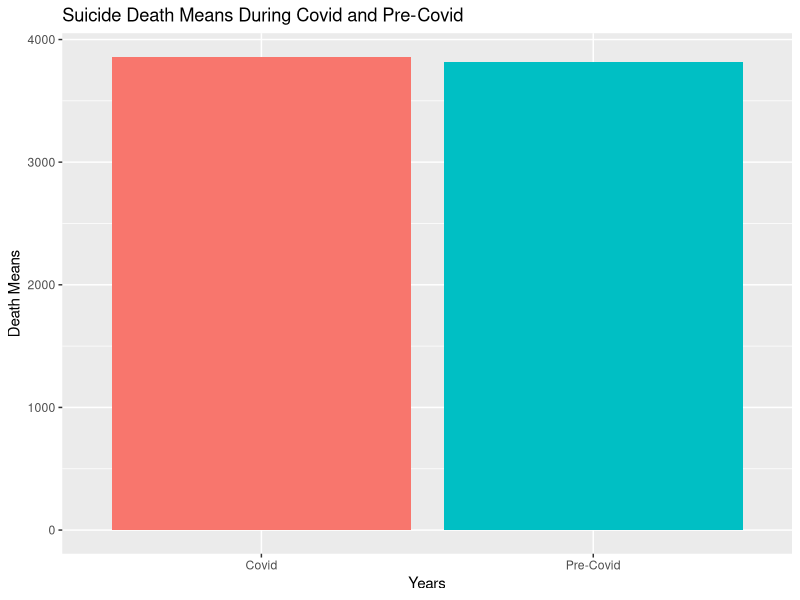
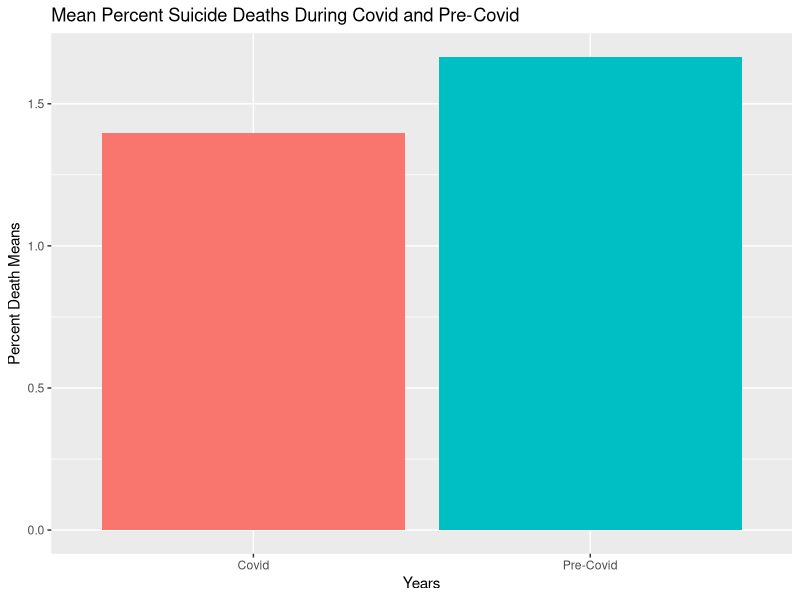
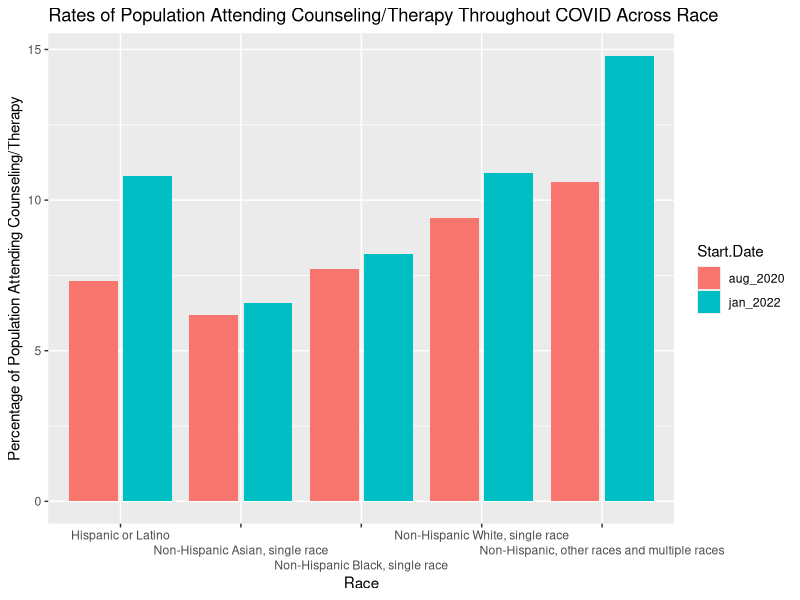
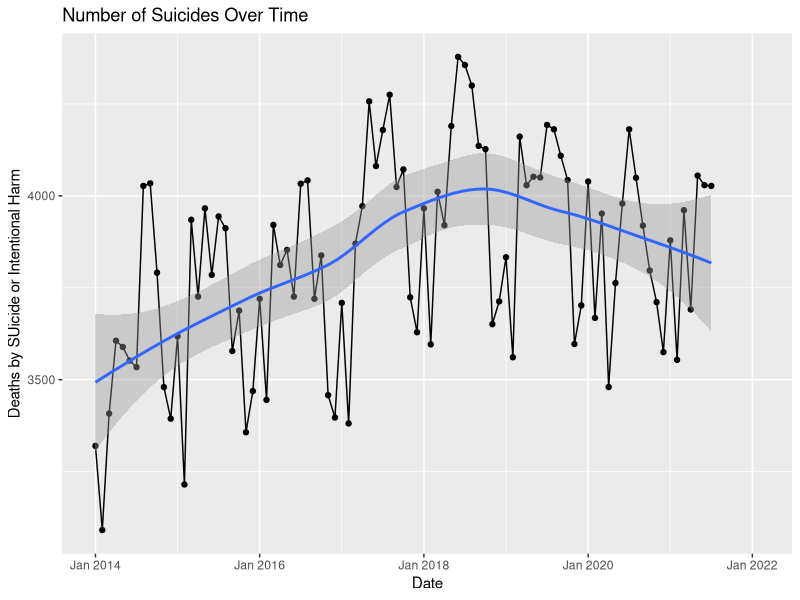
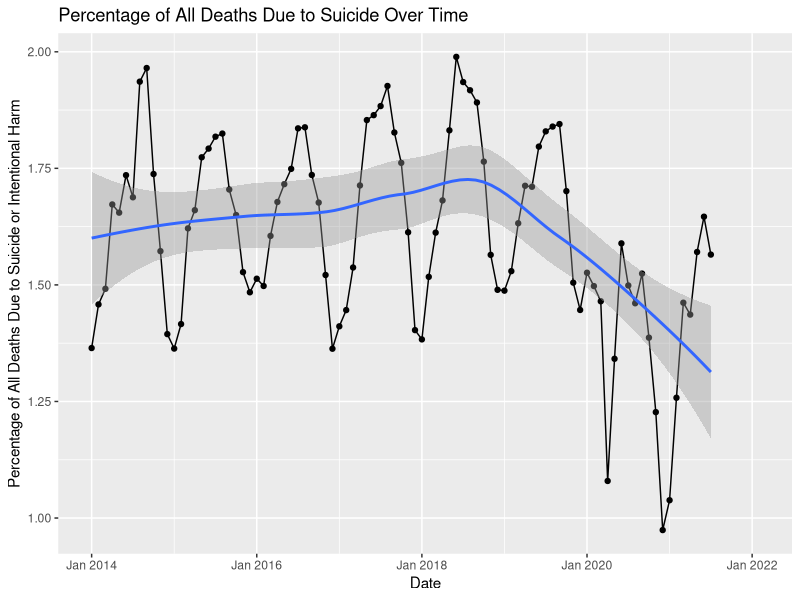
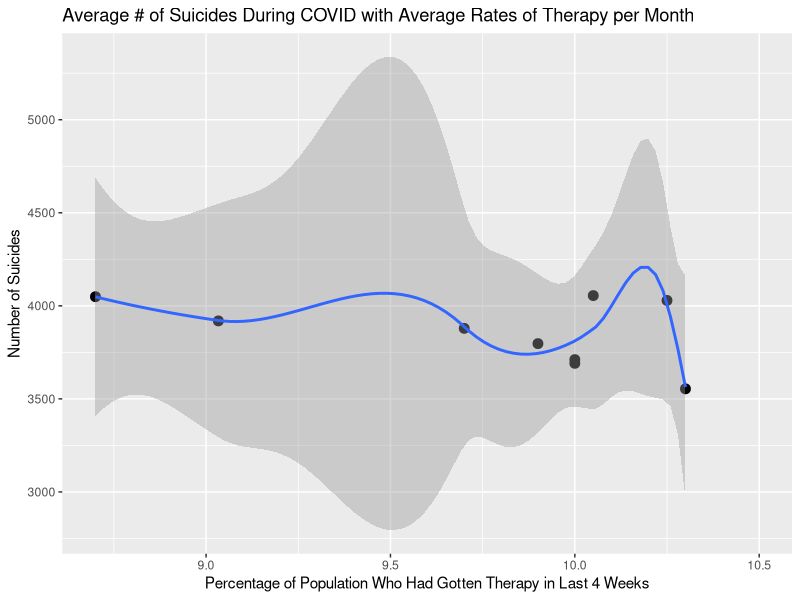
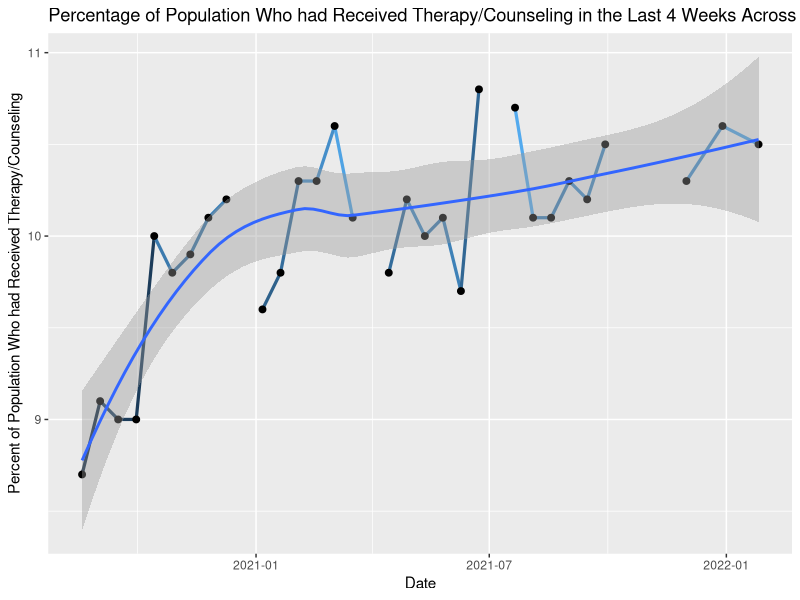

These figures' R source, in order:
library(tidyr)
library(dplyr)
library(tidyverse)
# Need to install.packages("zoo")
library(zoo)

# Data Prep

deaths_pre_covid <- read.csv("./data/deaths_pre_covid.csv",
                             stringsAsFactors = FALSE) %>%
  select(Year, Month, All.Cause, Intentional.Self.Harm..Suicide.) %>%
  mutate(suicide_percent_total_deaths = (Intentional.Self.Harm..Suicide. / All.Cause) * 100)
  
deaths_covid <- read.csv("./data/deaths_covid.csv",
                         stringsAsFactors = FALSE) %>%
  select(Year, Month, All.Cause, Intentional.Self.Harm..Suicide.) %>%
  mutate(suicide_percent_total_deaths = (Intentional.Self.Harm..Suicide. / All.Cause) * 100)

## Combines both Deaths dataframes into one.
deaths_pre_post_covid <- rbind(deaths_pre_covid, deaths_covid)
deaths_pre_post_covid$Date <- as.yearmon(paste(deaths_pre_post_covid$Year, deaths_pre_post_covid$Month), "%Y %m")

mental_care <- read.csv("./data/mental_care.csv",
                        stringsAsFactors = FALSE)
mental_care$Start.Date <- strptime(mental_care$Time.Period.Start.Date, format = "%m/%d/%Y")
mental_care$Start.Date = as.Date(mental_care$Start.Date, format = "%m/%d%/%Y")

## Filters the mental_care dataset by receiving counseling/therapy and within all subgroups.
therapy_rate <- mental_care %>%
  filter(Indicator == "Received Counseling or Therapy, Last 4 Weeks", Subgroup == "United States")

## Filters the mental dataset by receiving counseling/therapy and by race.
race_therapy <- mental_care %>%
  filter(Indicator == "Received Counseling or Therapy, Last 4 Weeks", Group == "By Race/Hispanic ethnicity") %>%
  filter(Start.Date == "2020-08-19" | Start.Date == "2022-01-26") %>%
  select(Subgroup, Value, Start.Date) %>%
  pivot_wider(names_from = Start.Date, values_from = Value)

# Graphs and Visualizations

## These averages show an increase in suicides until 2020, when it drops.
average_suicides_2014 <- deaths_pre_covid %>%
  filter(Year == "2014")
average_suicides_2014 <- round(mean(average_suicides_2014$Intentional.Self.Harm..Suicide.))

average_suicides_2017 <- deaths_pre_covid %>%
  filter(Year == "2017")
average_suicides_2017 <- round(mean(average_suicides_2017$Intentional.Self.Harm..Suicide.))

average_suicides_2020 <- deaths_covid %>%
  filter(Year == "2020")
average_suicides_2020 <- round(mean(average_suicides_2020$Intentional.Self.Harm..Suicide.))



## Rates of suicide seem to be going up due to higher numbers
suicide_death_plot <- ggplot(deaths_pre_post_covid, aes(x = Date, y = Intentional.Self.Harm..Suicide., group = 1)) +
  geom_line() +
  geom_point() +
  geom_smooth() +
  labs(title = "Number of Suicides Over Time", x = "Date", y = "Deaths by SUicide or Intentional Harm")
## But if you plot the percent of total deaths from suicide, you can see a large drop in suicide rates! Could this be from higher telehealth usage?
suicide_percent_plot <- ggplot(deaths_pre_post_covid, aes(x = Date, y = suicide_percent_total_deaths, group = 1)) +
  geom_line() +
  geom_point() +
  geom_smooth() +
  labs(title = "Percentage of All Deaths Due to Suicide Over Time", x = "Date", y = "Percentage of All Deaths Due to Suicide or Intentional Harm")

## Calculating and graphing the mean suicide rates precovid and 2020
pre_mean <- mean(deaths_pre_covid$Intentional.Self.Harm..Suicide.)
covid_mean <- mean(deaths_covid$Intentional.Self.Harm..Suicide., na.rm = TRUE)

pre_mean_percent <- mean(deaths_pre_covid$suicide_percent_total_deaths)
covid_mean_percent <- mean(deaths_covid$suicide_percent_total_deaths, na.rm = TRUE)

#Making dataframe from values to graph
covid <- c("Pre-Covid", "Covid")
mean_deaths <- c(pre_mean, covid_mean)

mean_deaths_df <- data.frame(covid, mean_deaths)

#percent dataframe
perc_deaths <- c(pre_mean_percent, covid_mean_percent)
perc_deaths_df <- data.frame(covid, perc_deaths)

#Graphs
mean_plot <- ggplot(mean_deaths_df, aes(x = covid, y = mean_deaths, fill = covid)) +
  geom_bar(stat="identity",position="dodge") +
  scale_fill_discrete(name="Year",
                      breaks=c(1, 2),
                      labels=c("Pre-Covid", "Covid"))+
  labs(title = "Suicide Death Means During Covid and Pre-Covid", x = "Years", y ="Death Means")
## the means do not differ, if anything, covid deaths were slightly more prevalent

perc_plot <- ggplot(perc_deaths_df, aes(x = covid, y = perc_deaths, fill = covid)) +
  geom_bar(stat="identity",position="dodge") +
  scale_fill_discrete(name="Year",
                      breaks=c(1, 2),
                      labels=c("Pre-Covid", "Covid"))+
  labs(title = "Mean Percent Suicide Deaths During Covid and Pre-Covid", x = "Years", y = "Percent Death Means")
## the means of death percentages show a significant difference between pre-covid and covid years 


## Rates of Counseling over COVID. Clear upward trend!
therapy_over_covid_plot <- ggplot(therapy_rate, mapping = aes(x = Start.Date, y = Value, group = 3)) +
  geom_line(size = 1.1, aes(color = Value)) +
  geom_point(size = 2) +
  theme(legend.position = "none") +
  geom_smooth() +
  labs(title = "Percentage of Population Who had Received Therapy/Counseling in the Last 4 Weeks Across COVID", x = "Date", y = "Percent of Population Who had Received Therapy/Counseling")

## Histogram(?) of Races, comparing 2 different time points and those who had attended counseling/therapy
race_therapy <- race_therapy %>%
  rename(aug_2020 = 2, jan_2022 = 3)
race_therapy_histogram <- race_therapy %>%
  gather(Start.Date, val, -Subgroup) %>%
  ggplot(aes(Subgroup, val, fill = Start.Date)) +
  geom_col(position = "dodge2") +
  scale_x_discrete(guide = guide_axis(n.dodge=3)) +
  labs(title = "Rates of Population Attending Counseling/Therapy Throughout COVID Across Race", x = "Race", y = "Percentage of Population Attending Counseling/Therapy")

therapy_death_scatter <- therapy_rate %>%
  rename("Date" = Start.Date)
therapy_death_scatter$Date = as.yearmon(therapy_death_scatter$Date, "%Y %m")
deaths_date <- deaths_covid
deaths_date$Date <- as.yearmon(paste(deaths_date$Year, deaths_date$Month), "%Y %m")
therapy_death_scatter <- merge(therapy_death_scatter, deaths_date,  by = "Date", all.x = TRUE, all.y=TRUE)
therapy_death_scatter <- therapy_death_scatter %>%
  select(Date, Value, Intentional.Self.Harm..Suicide.) %>%
  group_by(Date) %>%
  summarize(average_therapy = mean(Value), average_suicide = mean(Intentional.Self.Harm..Suicide.)) %>%
  ggplot(mapping = aes(average_therapy, average_suicide)) +
  geom_point(size = 3, stat =) +
  geom_smooth() +
  labs(title = "Average # of Suicides During COVID with Average Rates of Therapy per Month", x = "Percentage of Population Who Had Gotten Therapy in Last 4 Weeks", y = "Number of Suicides")
